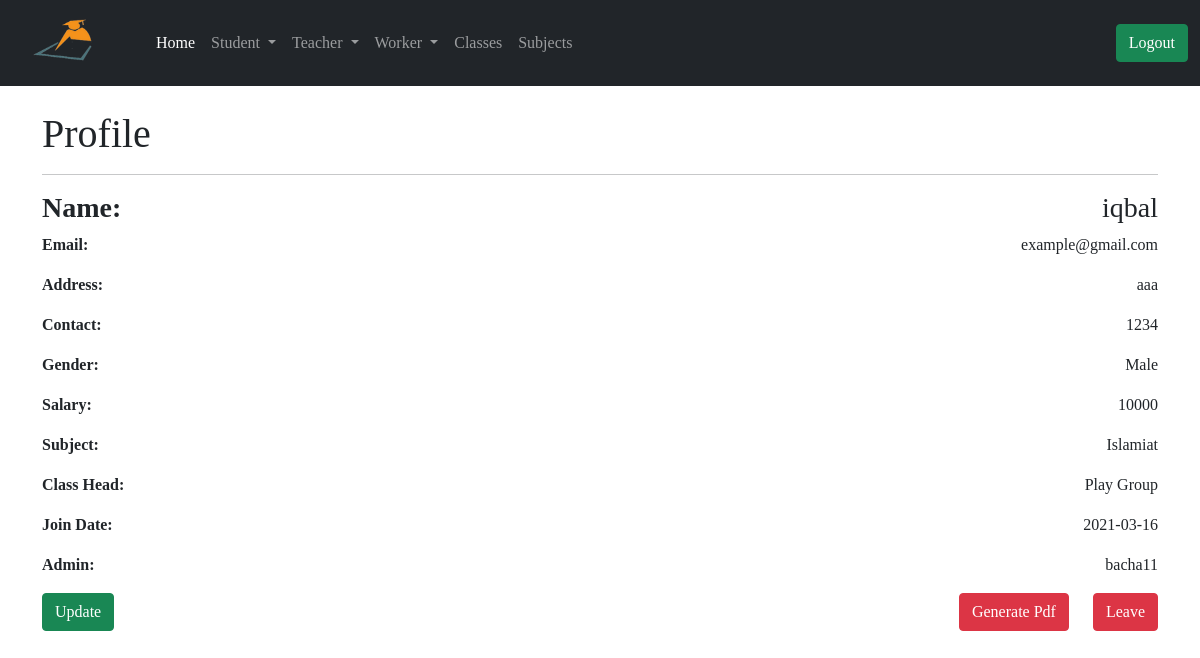
The page /admin/teacher_profile/1 (signed in) on the database as committed earlier.
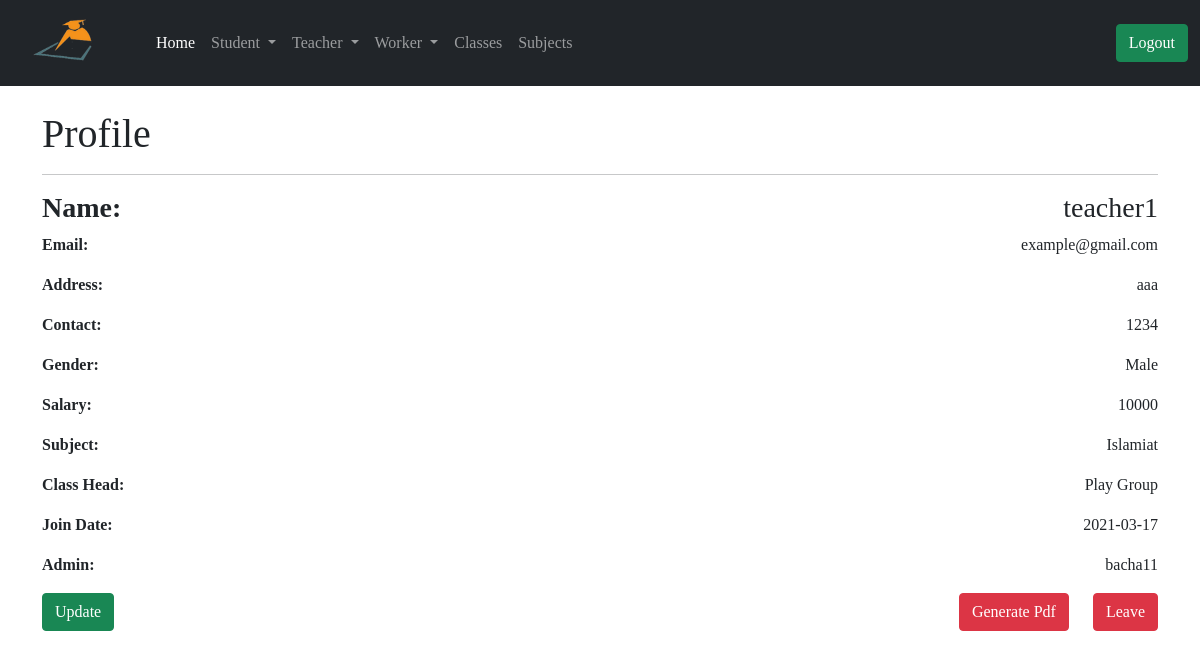
The same page on the database as committed later.
### app/models.py (models this page shows, shortened)
class Teacher(db.Model):
    id = db.Column(db.Integer, primary_key=True)
    tech_name = db.Column(db.String(64))
    email = db.Column(db.String(64))
    tech_address = db.Column(db.String(128))
    tech_contact = db.Column(db.String(64))
    gender = db.Column(db.String(64))
    salary = db.Column(db.String(64))
    join_date = db.Column(db.DateTime, default=datetime.utcnow())
    admin_id = db.Column(db.Integer, db.ForeignKey('user.id'))
    tech_subject = db.Column(db.Integer, db.ForeignKey('subject.id'))
    tech_class = db.Column(db.Integer, db.ForeignKey('class.id'))
    uploadlecture = db.relationship('UploadLecture', backref='t_lecture')

### app/routes.py (the view)
@app.route('/admin/teacher_profile/<id>')
@login_required
def teacher_profile(id):
    teacher = Teacher.query.filter_by(id=id).first()
    return render_template('admin/teacher_profile.html', title='Teacher Profile', teacher=teacher)

### app/models.py (called while the page is built)
@login.user_loader
def load_user(id):
    return User.query.get(int(id))

### app/routes.py (called while the page is built)
@app.before_request
def before_request():
    g.user = None
    if 'teacher_id' in session:
        user = Teacher.query.filter_by(id=session['teacher_id']).first()
        g.user = user

@app.before_request
def std_before_request():
    g.std_user = None
    if 'student_id' in session:
        std_user = Student.query.filter_by(id=session['student_id']).first()
        g.std_user = std_user

### app/templates/admin/teacher_profile.html (shortened to what this page needs)
{% extends 'admin/base.html' %}
{% block content %}
<div class="container mt-4">
    <h1> Profile </h1>
    <hr>
    <h3><b> Name: </b> <span style="float: right;">{{ teacher.tech_name }}</span></h3>
    <p><b> Email: </b><span style="float: right; text-align: justify;"> {{ teacher.email }} </span></p>
    <p><b> Address: </b> <span style="float: right;">{{ teacher.tech_address }} </span></p>
    <p><b> Contact: </b> <span style="float: right;">{{ teacher.tech_contact }} </span></p>
    <p><b> Gender: </b> <span style="float: right;">{{ teacher.gender }} </span></p>
    <p><b> Salary: </b> <span style="float: right;">{{ teacher.salary }} </span></p>
    <p><b> Subject: </b> <span style="float: right;">{{ teacher.sub.sub_name }}</span> </p>
    {% if teacher.stdclass.cls_name %}
    <p><b> Class Head: </b> <span style="float: right;">{{ teacher.stdclass.cls_name }}</span> </p>
    {% else %}
    <p><b> Class Head: </b> <span style="float: right;">{{ teacher.stdclass }}</span> </p>
    {% endif %}
    <p><b> Join Date: </b> <span style="float: right;">{{ teacher.join_date.strftime('%Y-%m-%d') }} </span></p>
    <p><b> Admin: </b> <span style="float: right;">{{ teacher.admin.username }} </span></p>
    <a href=" {{ url_for('update_teacher', id=teacher.id) }} "><button type="submit" class="btn btn-success">Update</button></a>
    <button type="button" class="btn btn-danger ms-4" style="float: right;" data-bs-toggle="modal" data-bs-target="#exampleModal">
          Leave
    </button>
      <a href="{{ url_for('teacher_profile_pdf', id=teacher.id) }}"><button type="submit" class="btn btn-danger float-end">Generate Pdf</button></a>
</div>
{% endblock %}

Rows that differ between the two databases and show on the page:
changed Teacher "example@gmail.com": tech_name "iqbal" → "teacher1"; join_date "2021-03-16" → "2021-03-17"
